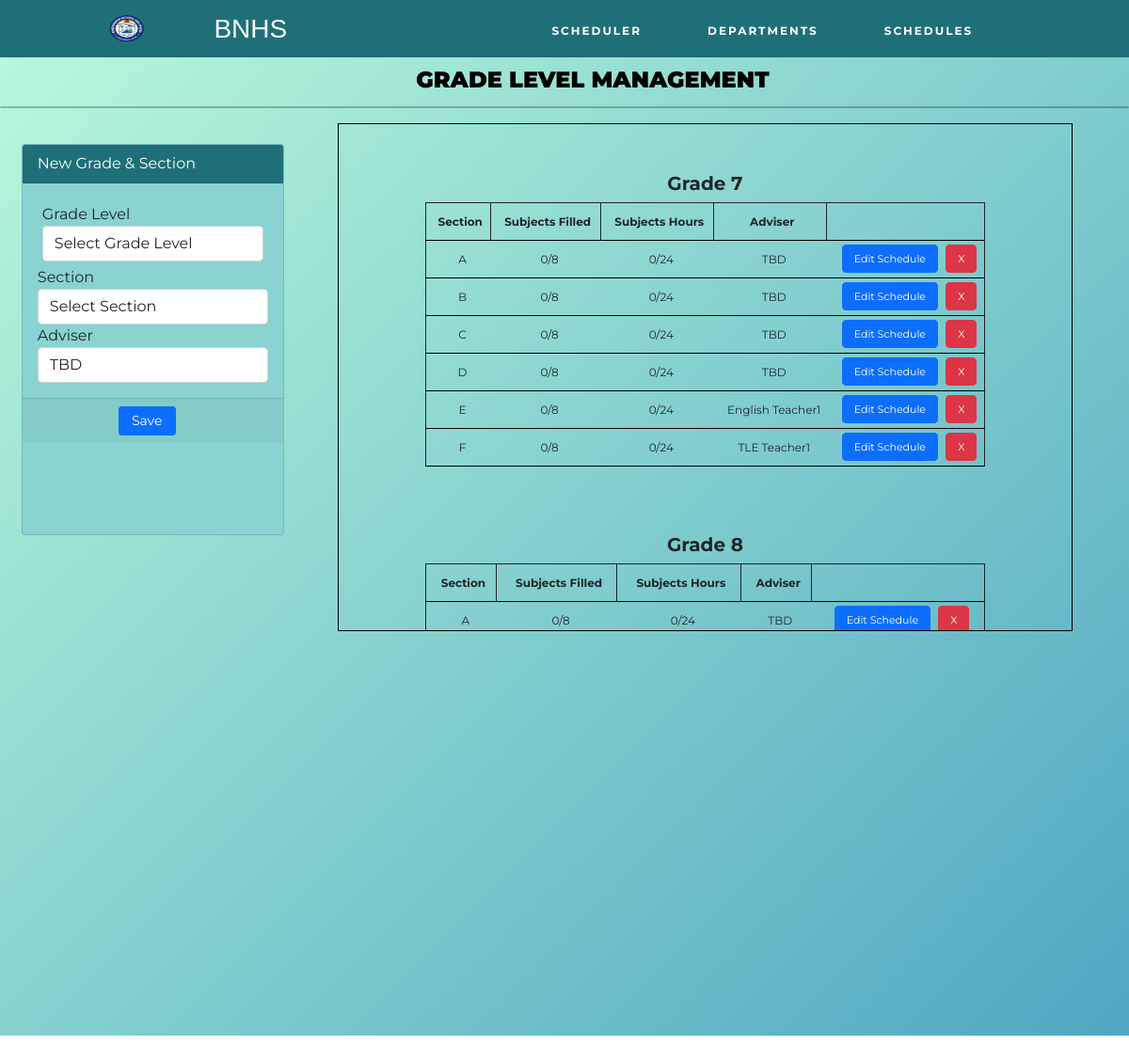
Page /schedules.php on the committed database.
### tables this page shows
CREATE TABLE IF NOT EXISTS `grade_level` (
  `id` int NOT NULL AUTO_INCREMENT,
  `adviser_id` int DEFAULT NULL,
  `grade` varchar(32) NOT NULL,
  `section` varchar(32) NOT NULL,
  PRIMARY KEY (`grade`,`section`),
  UNIQUE KEY `id` (`id`),
  KEY `adviser` (`adviser_id`)
);

CREATE TABLE IF NOT EXISTS `teacher` (
  `id` int NOT NULL AUTO_INCREMENT,
  `firstName` varchar(32) NOT NULL,
  `lastName` varchar(32) NOT NULL,
  `dept` varchar(32) NOT NULL,
  `workload` float NOT NULL,
  PRIMARY KEY (`id`)
);

### schedules.php (called while the page is built, shortened)
<?php
try {
    include __DIR__ . './includes/connection/DatabaseConnect.php';
    include __DIR__ . './includes/connection/DatabaseFunctions.php';
    include __DIR__ . './includes/templates/schedules.html.php';
} catch (PDOException $e) {
    include __DIR__ . './includes/connection/displayError.php';
}
include __DIR__ . './includes/templates/layout.html.php';
?>

### includes/connection/DatabaseFunctions.php (called while the page is built, shortened)
<?php
function retrieveAll($pdo, $table) {
    $result = query($pdo, 'SELECT * FROM `' . $table . '`');
    return $result->fetchAll();
}
function retrieveAllId($pdo, $table, $primaryKey, $value) {
    $query = 'SELECT * FROM `' . $table . '`
              WHERE `' . $primaryKey . '` = :value';
    $parameters = [
        'value' => $value
    ];
    $query = query($pdo, $query, $parameters);
    return $query->fetchAll();
}
function retrieveId($pdo, $table, $primaryKey, $value) {
    $query = 'SELECT * FROM `' . $table . '`
              WHERE `' . $primaryKey . '` = :value';
    $parameters = [
        'value' => $value
    ];
    $query = query($pdo, $query, $parameters);
    return $query->fetch();
}
function query($pdo, $sql, $parameters = []) {
    $query = $pdo->prepare($sql);
    $query->execute($parameters);
    return $query;
}
?>

### includes/templates/schedules.html.php (the view)
<link rel="stylesheet" href="./includes/templates/css/schedules.css">
<?php
$output = '
<div class="wrapper-schedules">
    <div class="set">
        <h2><b>GRADE LEVEL MANAGEMENT</b></h2> <hr>
    </div>
    <div class="schedules_container">
        <div class="card" style="background: #89D3D0; height: 50%;">
            <div class="card-header" style="background: #1f6f78; color: white;">
                    New Grade & Section
            </div>
            <form action="schedules.php" method="post">
                <div class="card-body">
                    <div class="form-group" style="margin:5px;">
                        <label class="control-label">Grade Level</label>
                        <select class="form-control" name="grade">
                            <option disable selected>Select Grade Level</option>
                            <option value="7">7</option>
                            <option value="8">8</option>
                            <option value="9">9</option>
                            <option value="10">10</option>
                        </select>
                    </div>
                    <div class="form-group">
                        <label class="control-label">Section</label>
                        <select class="form-control" name="section">
                            <option disable selected>Select Section</option>
                            <option value="A">A</option>
                            <option value="B">B</option>
                            <option value="C">C</option>
                            <option value="D">D</option>
                            <option value="E">E</option>
                            <option value="F">F</option>
                            <option value="G">G</option>
                            <option value="H">H</option>
                        </select>
                    </div>
';
$allTeachers = retrieveAll($pdo, 'teacher');
$output .= '
                    <div class="form-group">
                        <label class="control-label">Adviser</label>
                        <select class="form-control" name="adviser">
';
foreach($allTeachers as $row) {
    $output .= '
                        <option value="'.$row['id'].'">
                    '.$row['firstName'].' '.$row['lastName'].
                        '</option>
    ';
}
$output .= '
                        </select>
                    </div>
                </div>
                <div class="card-footer">
                    <button class="btn btn-sm btn-primary col-sm-3 offset-md-3" name="newEntry" value="newEntry" style="margin-left: 35%;"> Save</button>
                </div>
            </form>
        </div>
        <div class="table-wrapper">
';
for ($i = 7; $i <= 10; $i++) {
    $currentGrade = retrieveAllId($pdo, 'grade_level', 'grade', $i);
    $output .= '
        <div class="table1">
        <table>
            <h5><b>Grade '.$i.'</b></h3>
            <thead>
                <tr>
                    <th style="text-align: center;">Section</th>
                    <th style="text-align: center;">Subjects Filled</th>
                    <th style="text-align: center;">Subjects Hours</th>
                    <th style="text-align: center;">Adviser</th>
                    <th style="text-align: center;"> </th>
                </tr>
            </thead>
            <tbody>
    ';
    foreach($currentGrade as $row) {
        $adviser = retrieveId($pdo, 'teacher', 'id', $row['adviser_id']);
        $output .= '
                <tr>
                    <td>'.$row['section'].'</td>
                    <td>0/8</td>
                    <td>0/24</td>
        ';
        if(isset($row['adviser_id']))
            $output .= '
                <td>'.$adviser['firstName']. ' '.$adviser['lastName'].'</td>
            ';
        else
            $output .= '
                <td>TBD</td>
            ';
        $output .= '
                <td>
                    <a href="scheduler.php?grade_section='.$row['grade'].$row['section'].'#main" class="btn btn-primary target="_blank">Edit Schedule</a>
                    <form action="schedules.php" method="post" style="display: inline;margin:0; padding:0">
                        <input type="hidden" name="id" value="'.$row['id'].'">
                        <button type="submit" class="btn btn-danger" name="deleteEntry" value="deleteEntry">X</button>
                    </form>
                </td>
            </tr>
        ';
    }
    $output .= '
        </tbody>
    </table>
    </div>
    ';
}
$output.= '
    </div>
</div>
</div>
';
?>

### includes/templates/css/schedules.css (style rules this page uses)
.set { color: black; outline-color: black; border-radius: 4px; }
.set h2 { font-family: Helvetica, sans-serif; padding: 10px; font-weight: bold; font-size: 24px; margin-left: 5%; text-align: center; }
.set hr { border: 1px solid black; margin-top: -5px; border-radius: 5px; }
.schedules_container { width: 95%; height: 80%; display: flex; }
.card { display:inline-block; border:none; height:100%; width: 25%; margin-left: 2%; margin-top: 2%; }
.table-wrapper { width: 70%; height: 65%; overflow: auto; margin-left: 5%; border: 1px solid black; }
.table1 { width: 90%; height: auto; margin: 4% auto; padding: 20px; }
.table1 h5 { text-align: center; }
.table1 table { font-size: 12px; border: 1px solid; margin: auto; width: 90%; }
.table1 thead { border-bottom: solid #000; border-bottom-width: 1px; }
.table1 th { border-right: 0.1px solid; padding-right: 5px; }
.table1 tr { border-bottom: 1px solid black; }
.table1 thead, tr, th { height: 40px; text-align: right; padding-left: 10px; }
.table1 tbody, tr, td { text-align: left; padding-left: 10px; }
.table1 td { text-align-last: center; }
.table1 a { font-size: 11px; }
.table1 button[type="submit"] { font-size: 11px; cursor: pointer; margin-left: 5px; }

### includes/templates/css/style.css (style rules this page uses)
* { font-family: 'Montserrat', sans-serif; scroll-behavior: smooth; }
body { width: auto; height: 130%; padding: 0; margin: 0; }

### rows in the picture
grade_level: section "A", shows "TBD"
grade_level: section "B", shows "TBD"
grade_level: section "C", shows "TBD"
grade_level: section "D", shows "TBD"
grade_level: section "E", adviser.firstName "English", adviser.lastName "Teacher1"
grade_level: section "F", adviser.firstName "TLE", adviser.lastName "Teacher1"
grade_level: section "A", shows "TBD"

### other values in the picture
form field adviser "TBD"
